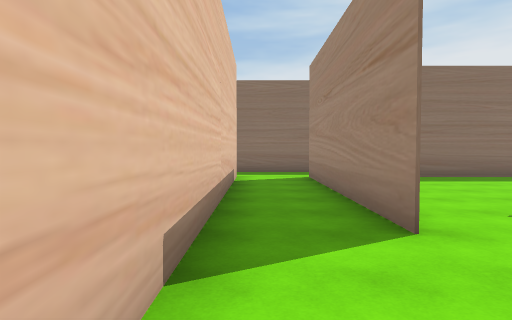
view 1 (above)

24 first-person views from a walk through a 3-D level made in the Unity game engine. The camera is 1.5 m above the floor, tilts 2° down and sees 75° across. The floor is counted in squares, 2 m on a side. Each view is taken from the middle of a square. On the plan, view 1 faces up. The plan holds only what a view shows up to about 11 squares ahead; the rest is blank. The place goes on beyond the plan.

view 2
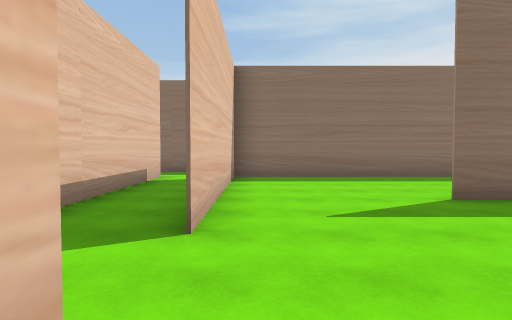

view 3
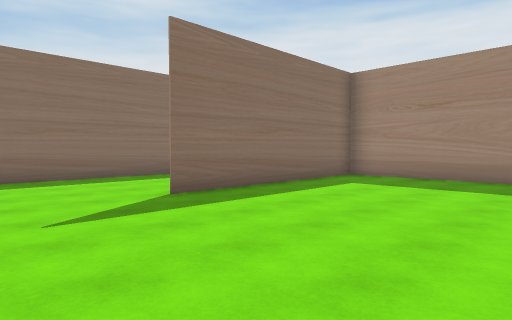

view 4
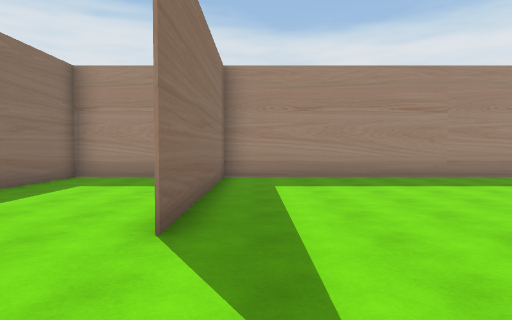

view 5
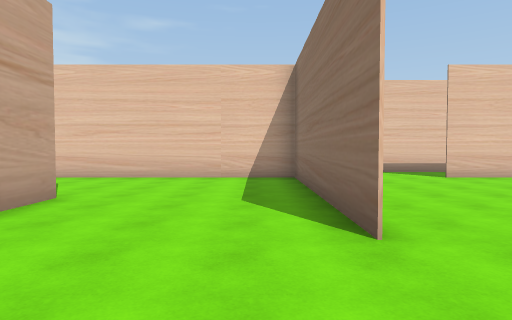

view 6
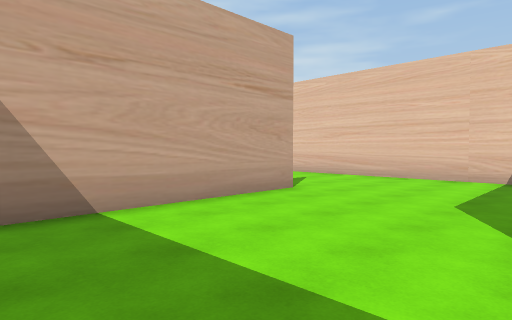

view 7
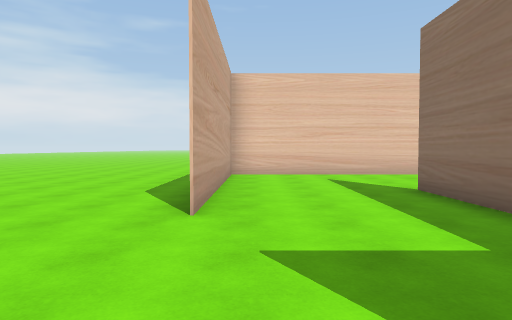

view 8
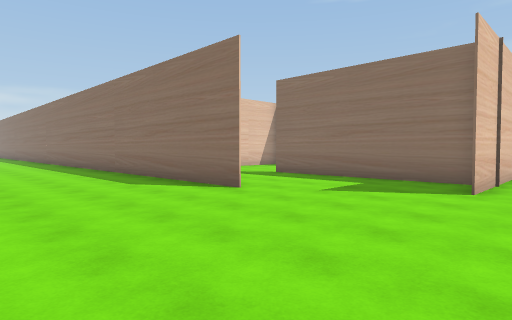

view 9
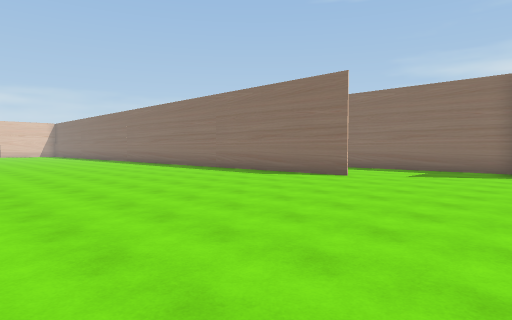

view 10
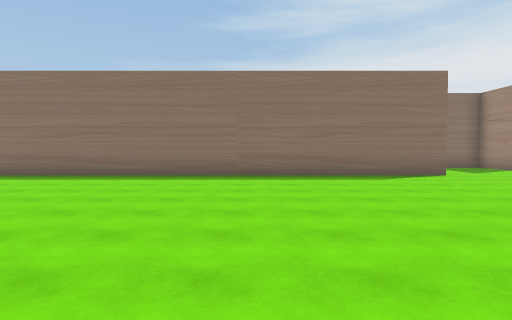

view 11
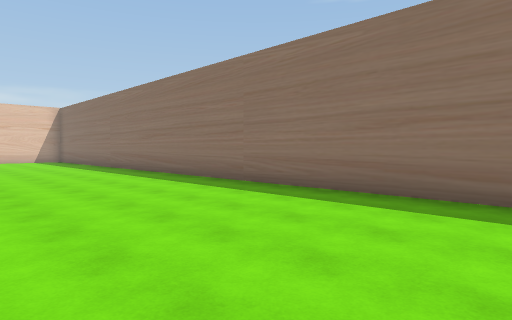

view 12
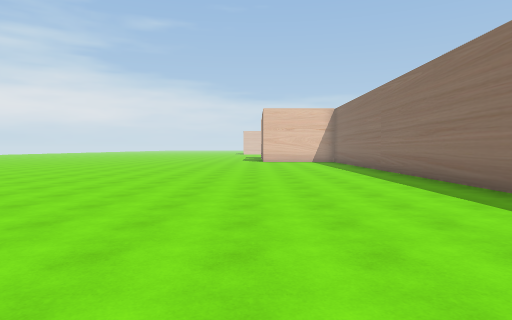

view 13
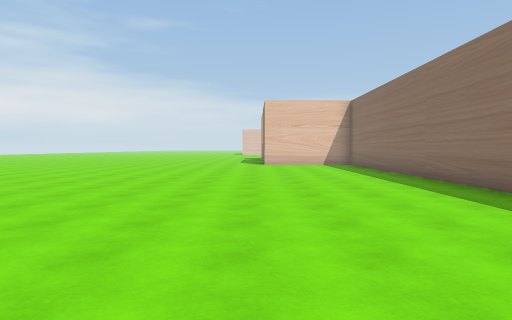

view 14
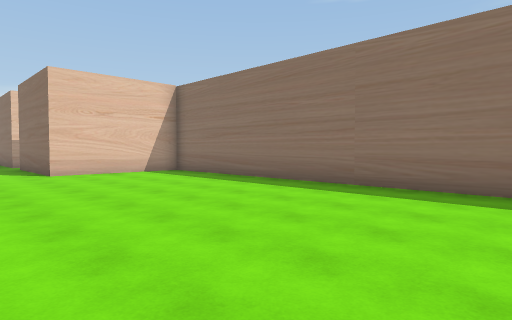

view 15
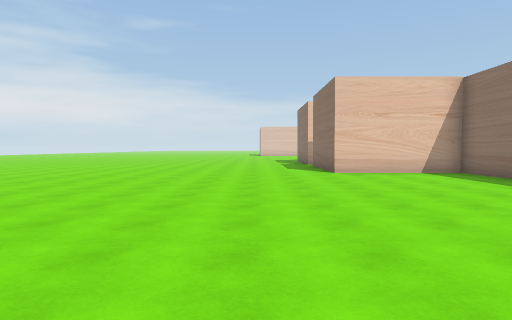

view 16
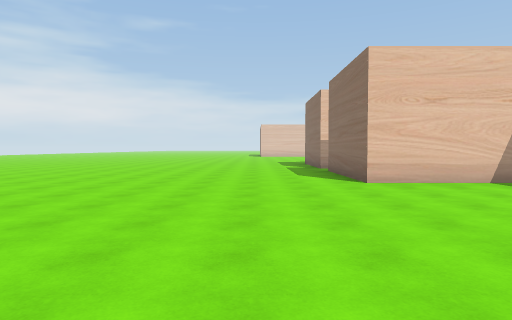

view 17
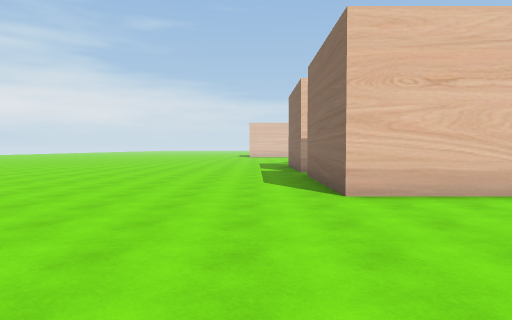

view 18
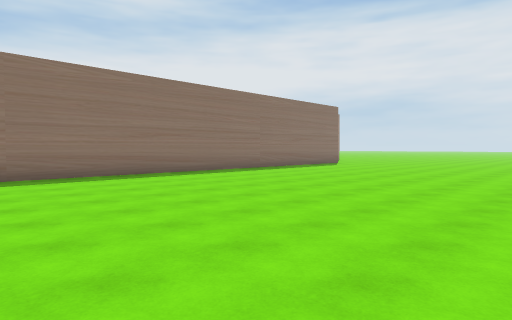

view 19
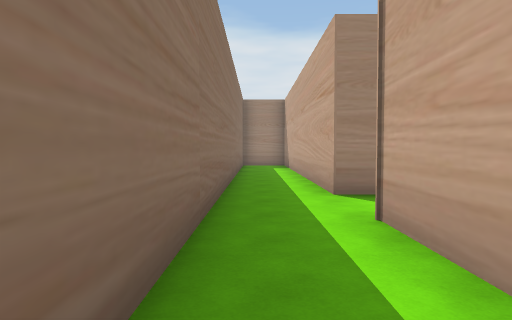

view 20
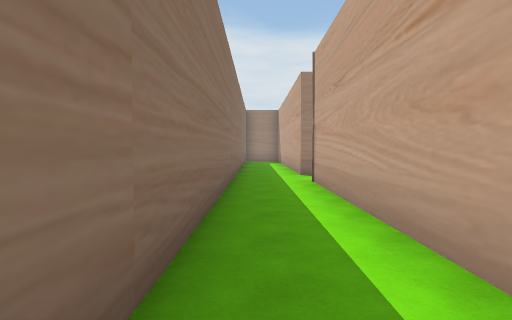

view 21
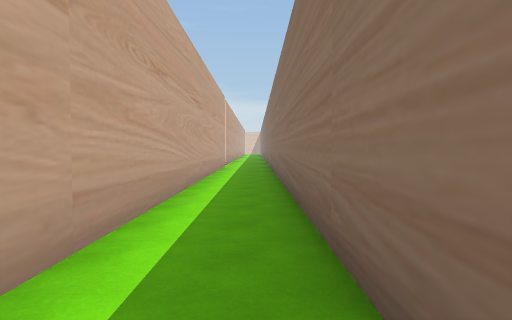

view 22
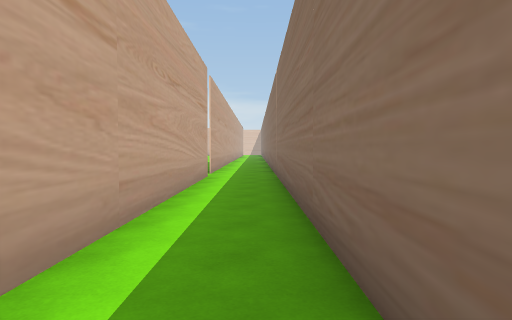

view 23
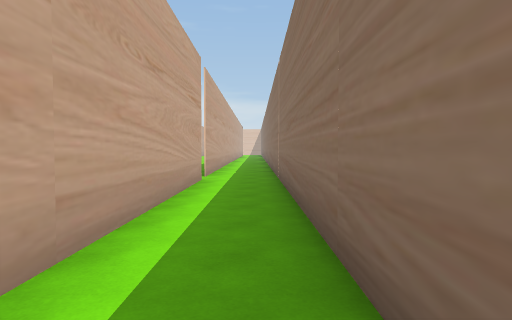

view 24
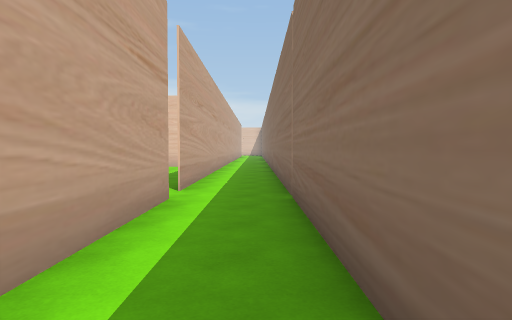

### Floor plan
Points are (right, up) in squares from view 1. A wall is a line through its corners. A room is listed if a view was taken in it or the views show most of it. See-through windows are left out.
Room 1 (views 1, 19, 20, 21, 22, 23, 24)
walls: (1.4, 2.9) (1.4, 8.7) (7, 8.7); (6.5, 10.6) (-18.1, 10.6); (-18, 8.7) (-0.5, 8.7) (-0.5, 0.6); (-18.2, 10.6) (-23.4, 10.6); (-23.5, 8.7) (-18.8, 8.7)
ways out: opening at (1, 1.5) to room 2; gap at (-18, 11)
Room 2 (views 2, 3, 4, 5, 6, 7, 8, 9, 10, 11, 12, 13, 14, 15, 16, 17, 18)
walls: (4.9, -5) (9.5, -5); (7.4, -1) (1.4, -1) (1.4, -8.7) (7.4, -8.7) (-21.2, -8.7) (-21.2, -12.6) (-23.5, -12.6); (10.9, -5.1) (4.9, -5.1); (10.7, -3.1) (10.7, -6.9); (10.7, -2.8) (10.7, 4.8) (4.8, 4.8); (10.7, 6.6) (10.7, 8.7) (1.4, 8.7) (1.4, 2.9)
ways out: opening at (1, 1.5) to room 1

Where each view was taken, in squares from view 1:
view 1: 0 up, 0 right, facing up
view 2: 0 up, 2 right, facing up
view 3: 0 up, 2 right, facing up-right
view 4: 4 up, 2 right, facing right
view 5: 2 down, 10 right, facing left
view 6: 1 down, 10 right, facing down-left
view 7: 8 down, 11 right, facing left
view 8: 13 down, 12 right, facing up-left
view 9: 17 down, 12 right, facing up-left
view 10: 18 down, 2 right, facing up
view 11: 14 down, 1 left, facing up-left
view 12: 13 down, 3 left, facing left
view 13: 13 down, 6 left, facing left
view 14: 15 down, 11 left, facing up-left
view 15: 15 down, 11 left, facing left
view 16: 15 down, 14 left, facing left
view 17: 14 down, 16 left, facing left
view 18: 18 down, 8 left, facing up-right
view 19: 10 up, 4 left, facing right
view 20: 10 up, 8 left, facing right
view 21: 10 up, 4 left, facing left
view 22: 10 up, 9 left, facing left
view 23: 10 up, 10 left, facing left
view 24: 10 up, 13 left, facing left
